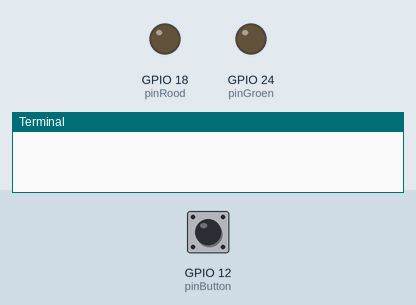
Recording of a program running on a simulated Raspberry Pi (BCM pin numbers). Shown: output pins drawn as LEDs (lit = HIGH), the last lines printed to the terminal. The inputs (shaded band) are chosen by the test bench; at power-on: GPIO 12 (pinButton) HIGH. Random numbers come from a fixed seed.

Above: at 1.2 s.
1.3 s: GPIO 12 (pinButton) pulled LOW for 0.15 s
At 1.8 s:
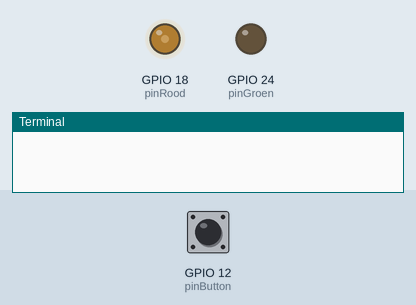
3.9 s: GPIO 12 (pinButton) pulled LOW for 1 s
At 5.7 s:
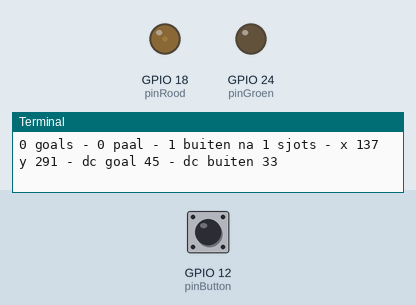
7.4 s: GPIO 12 (pinButton) pulsed LOW 5 times (0.12 s each, 0.3 s apart)
At 9.5 s:
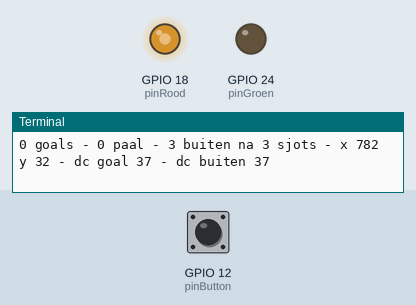
Timing chart, 0 to 11.3 s (numbered marks = the images above; inputs shaded):
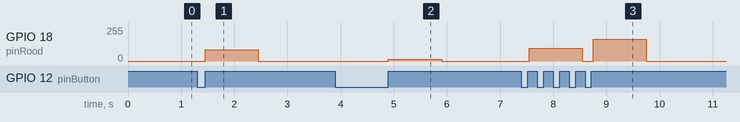

Measured:
- after the input at 1.3 s, GPIO 18 (pinRood): 0/255 → 84/255 after 0.15 s, → 0/255 1.0 s later
- after the input at 3.9 s, GPIO 18 (pinRood): 0/255 → 15/255 after 1.0 s, → 0/255 1.0 s later
- after the input at 7.4 s, GPIO 18 (pinRood): 0/255 → 94/255 after 0.15 s, → 0/255 1.0 s later, → 163/255 0.20 s later, → 0/255 1.0 s later

The program:

DoelDectectorLEDsBTN_PWM.py
```python
import random
import RPi.GPIO as gpio  # module om gpio poorten aan te spreken
import time
import math

# constanten
pinRood = 18
pinGroen = 24
pinButton = 12
diktePaal = 10
x_max = 900
y_max = 500

# variabelen
aantalSjots = 0
aantalGoals = 0
aantalPaal = 0
aantalBuiten = 0
dcGroen = 0
dcRood = 100

try:
    # LEDs initialiseren
    gpio.setmode(gpio.BCM)     # gpio nummering
    gpio.setup([pinRood, pinGroen], gpio.OUT)

    # PWM LEDS
    pwmLedGroen = gpio.PWM(pinGroen, 60)   # 60 Hz
    pwmLedGroen.start(dcGroen)             # 0% dutycycle
    pwmLedRood = gpio.PWM(pinRood, 60)     # 60 Hz
    pwmLedRood.start(dcRood)               # 0% dutycycle

    # button initialiseren met pullup
    gpio.setup(pinButton, gpio.IN, gpio.PUD_UP)

    # oneindige lus
    while True:

        # LEDs uit
        pwmLedGroen.ChangeDutyCycle(0)
        pwmLedRood.ChangeDutyCycle(0)

        # is button ingedrukt ?
        if gpio.input(pinButton) == 0:

            # wacht tot button losgelaten wordt (debouncing)
            while gpio.input(pinButton) == 0:
                time.sleep(0.05)

            # aantalSjots verhogen
            aantalSjots += 1

            # sjot de bal
            x = random.randint(0, x_max)
            y = random.randint(0, y_max)

            # bereken duty cycles LEDs
            dcGroen = abs(int(100 * (1 - 0.75 * (math.sqrt((x-450)**2 + (y-110)**2)/186.011))))
            dcRood = abs(int(100 * (1 - 0.75 * (math.sqrt((x-450)**2 + (y-110)**2)/410.366))))

            # ?
            if x>300 and x<=600 and y<=220:     # goal
                aantalGoals += 1
                pwmLedGroen.ChangeDutyCycle(dcGroen)
                pwmLedRood.ChangeDutyCycle(0)
                time.sleep(1)
            elif x<290 or x>610 or y>230:       # buiten
                aantalBuiten += 1
                pwmLedGroen.ChangeDutyCycle(0)
                pwmLedRood.ChangeDutyCycle(dcRood)
                time.sleep(1)
            else:                               # paal
                aantalPaal += 1
                pwmLedGroen.ChangeDutyCycle(100)
                pwmLedRood.ChangeDutyCycle(100)
                time.sleep(1)

            # resultaat na shots
            print('{} goals - {} paal - {} buiten na {} sjots - x {} y {} - dc goal {} - dc buiten {}'.format(aantalGoals, aantalPaal, aantalBuiten, aantalSjots, x, y, dcGroen, dcRood))

except KeyboardInterrupt:
    print('Programma gestopt met Crtl-C')

finally:
    pwmLedGroen.stop()
    pwmLedRood.stop()
    gpio.cleanup()
```
